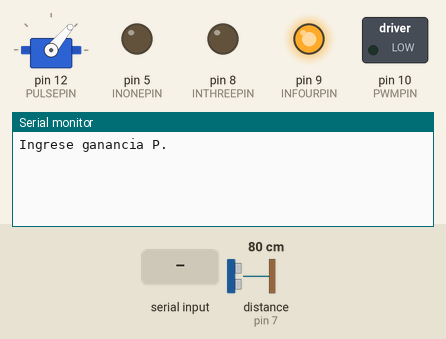
Recording of a sketch running on a simulated Arduino Mega 2560, built with avr-gcc and run on an emulated ATmega2560. Shown: servo, switched loads named in the sketch (green lamp = pin HIGH), output pins drawn as LEDs (lit = HIGH), the last lines printed to the serial monitor. Inputs (shaded band) come from the test bench; at power-on: distance to the obstacle (sensor on pin 7) 80 cm. The echo pulse lasts 58.3 µs per cm.

Above: at 1.4 s.
1.5 s: "90,45\n" received over Serial
At 2.3 s:
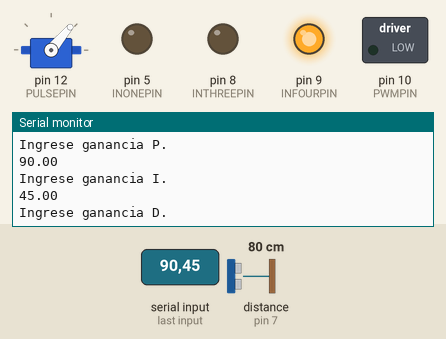
3.0 s: "1\n" received over Serial
At 3.9 s:
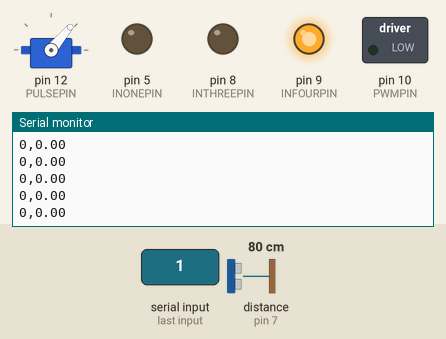

The sketch:

Cafetera.ino
```cpp
/* Placa: Arduino Mega 2560
 * Sensor: Parallax Ping)))
 * L298N Dual H-Bridge Motor Controller
 * 5V Dual-Channel Relay Module */

#include <Servo.h>

#define INONEPIN    5   // Pin In1  Relay
#define SENSORPIN   7   // Pin Sensor
#define INTHREEPIN  8   // Pin In3  H Bridge
#define INFOURPIN   9   // Pin In4  H Bridge
#define PWMPIN      10  // Pin PWM
#define PULSEPIN    12  // Pin Servo
constexpr int ANGLEOFFSET = 50;  // Angulo de ajuste valvula
constexpr int DUCICOEFF   = 10;  // Coeficiente para el duty cicle

class Ultrasonic{
  public:
    Ultrasonic(int pin): this_pin(pin){}
    // Begin the detection and get the pulse back signal
    void DistanceMeasure(void){
        pinMode(this_pin, OUTPUT);
        digitalWrite(this_pin, LOW);
        delayMicroseconds(2);
        digitalWrite(this_pin, HIGH);
        delayMicroseconds(5);
        digitalWrite(this_pin, LOW);
        pinMode(this_pin, INPUT);
        duration = pulseIn(this_pin, HIGH);
    }
    // The measured distance from the range 0 to 400 Centimeters
    long microsecondsToCentimeters(){ return 8 - duration/29/2;}

  private:
    int this_pin;   //pin number of Arduino that is connected with SIG pin of Ultrasonic Ranger.
    long duration;  // the Pulse time received;
};

class Valvula : public Servo{
  public:
    Valvula(bool noCl): _normClosed(noCl), _isopen(true), cicle(0){}

    void open(){
      if(!_isopen){ // s1: 0 s2: 90
        this->write(125 - !_normClosed*90 + ANGLEOFFSET);
        _isopen = true;
      }
    }
    void close(){
      if(_isopen){ // s1: 35 s2: 125
        this->write(_normClosed*90 + ANGLEOFFSET);
        _isopen = false;
      }
    }
    void set(bool s){
      if(s){
        open();
      }else{
        close();
      }
      cicle = 0;
    }
    void update(int dCycle){
      if(cicle < -dCycle*DUCICOEFF){
        open();
      }else if(cicle < 100*DUCICOEFF){
        close();
      }else{
        cicle = 0;
        return;
      }
      cicle++;
    }

    bool IsNormallyClosed() { return _normClosed;}
    bool IsOpen() { return _isopen;}

  private:
    bool _normClosed, // Si esta valvula esta normalmente cerrada o no
        _isopen;      // El estado actual de la valvula (Abierto o "No Abierto")
    int cicle;        // El instante actual en el ciclo de la señal PWM
};

class Bomba{
  public:
    Bomba(int pwm, int i1, int i2): _pwmPin(pwm), _in1Pin(i1), _in2Pin(i2){}

    void forward(int input){
      analogWrite(_pwmPin, input);
      digitalWrite(_in1Pin, HIGH);
      digitalWrite(_in2Pin, LOW);
    }
    void stop(){
      analogWrite(_pwmPin, 0);
      digitalWrite(_in1Pin, LOW);
      digitalWrite(_in2Pin, HIGH);
    }

    void update(int input){
      if(input > 0){
        forward(input);
      }else{
        stop();
      }
    }
    private:
      int _pwmPin, _in1Pin, _in2Pin;
};

// Salida del controlador
int u1 = 0;
// Distancia en centimetros
float x1 = 0;
// Variables control
float k[3];  // k[0] = Kp, k[1] = Ki, k[2] = Kd
float referencia, memory = 0;
float error = 0, prev_error = 0;
unsigned long prev_time = 0;

Ultrasonic ultrasonic(SENSORPIN);
Valvula valvula(false);
Bomba bomba(PWMPIN, INTHREEPIN, INFOURPIN);

void setup() {
  Serial.begin(9600);
  // Servo
  valvula.attach(PULSEPIN);
  delay(500);
  valvula.close();
  // Bomba
  pinMode(INONEPIN, OUTPUT);
  digitalWrite(INONEPIN, LOW);
  delay(10);
  pinMode(INTHREEPIN, OUTPUT);
  pinMode(INFOURPIN, OUTPUT);
  pinMode(PWMPIN, OUTPUT);
  bomba.stop();
  delay(10);

  // Pedir las ganancias PID
  for(int i = 0; i < 3; i++){
      do{
        if(i == 0){ Serial.println("Ingrese ganancia P.");}
        else if(i == 1){ Serial.println("Ingrese ganancia I.");}
        else{ Serial.println("Ingrese ganancia D.");}

        while(Serial.available() == 0){}
        k[i] = Serial.parseFloat();
        if(k[i] < 0){
          Serial.println("Debe ser mayor o igual a 0.");
        }
      }while(k[i] < 0);
      Serial.println(k[i]);
  }
  // Pedir la referencia
  do{
    Serial.println("Ingrese la referencia.");
    while(Serial.available() == 0){}
    referencia = Serial.parseFloat();
    if(referencia < 0 || referencia > 8){
      Serial.println("Debe ser mayor o igual a 0 y menor o igual a 8.");
    }
  }while(referencia < 0 || referencia > 8);
}

void loop() {
  // Medir estado de la variable
  ultrasonic.DistanceMeasure();
  x1 = ultrasonic.microsecondsToCentimeters();
  x1 = truncar(x1, 0, 20);

  // Calcular error
  error = referencia - x1;

  // Calcular señales de control
  u1 = Controlador(x1); // PID
  u1 = truncar(u1, -100, 100);

  // Actuar valvula y bomba
  if(u1 < 0){
    bomba.stop();  // Bomba de agua Detenida
    valvula.open(); // Valvula Abierta
  } else {
    bomba.update(u1);  // Bomba activada
    valvula.close();    // Valvula Cerrada
  }

  // Graficar datos
  Serial.print(u1);
  Serial.print(",");
  Serial.print(x1);
  Serial.print("\n");
}

int Controlador(float x){
  float dt = (millis() - prev_time)/1000;

  memory += error * dt;
  float p_out = k[0] * error;
  float i_out = k[1] * memory;
  float d_out = k[2] * (error - prev_error) / dt;

  prev_error = error;
  prev_time = millis();
  return round(p_out + i_out + d_out);
}

int truncar(int in, int min, int max){
  int out = (in > max) ? max : in;
  out = (out < min) ? min : out;
  return out;
}
```

Measured:
- after the input at 1.5 s, the serial monitor: prints a new line at once (image 1)
- after the input at 3.0 s, the serial monitor: prints a new line at once (image 2)
